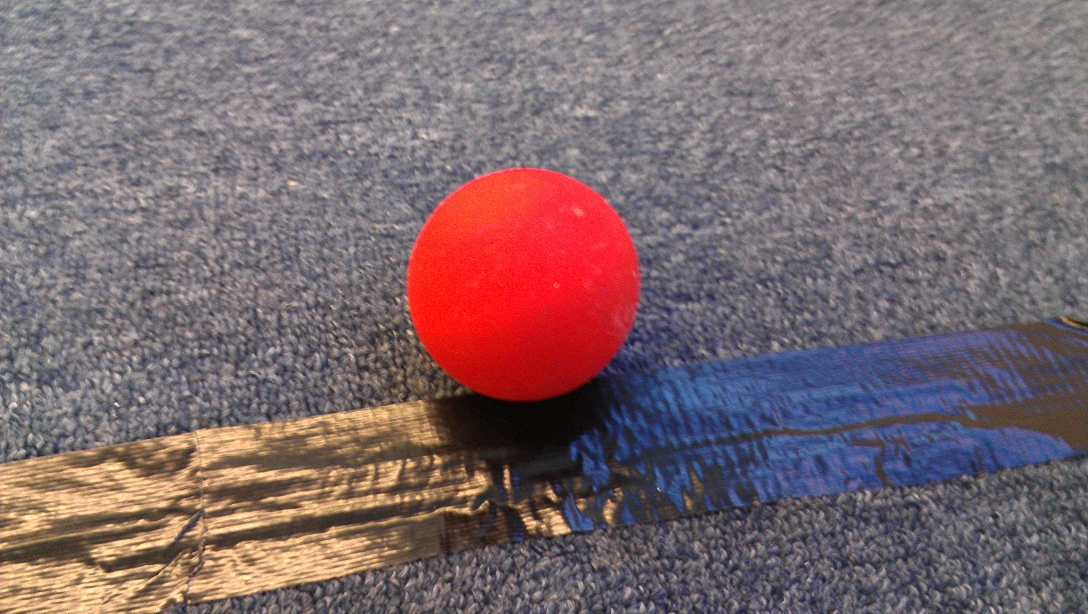
#> input picture reference_images/2013-01-07 14.46.51.jpg, 3264 x 1840 px (shown at 1/3 size)
$ python cvTest.py '../reference_images/2013-01-07 14.46.51.jpg'   (Python 2 division)
#> lines starting #> are read from the running program, lines starting #| are printed output that depends on the picture; after the words box and inside, x2 and y2 are one past the last pixel; in counts of white or black regions, pixels touching at a corner belong together
#> further down, img is the input picture: shape (1840, 3264, 3); mean B, G, R 109.3, 105.3, 124.7
#!/usr/bin/python

#intended to be run as `python ctTest.py ../reference_images/*`

import cv2
import sys
import math
import numpy
import time

redHue = 0
redHueMin = 170
redHueMax = 15
redSat = 255
redVal = 255

greenHue = 60
greenHueMin = 45
greenHueMax = 75
greenSat = 255
greenVal = 255

def distFromColor(distImg, maskedDistImg, mask, binImg, distThreshold, hue, sat, val, colorHue, colorSat, colorVal, hueWeight=1, satWeight=1, valWeight=1):
	if distImg  == None or distImg.shape != hue.shape:
		distImg = numpy.zeros(hue.shape, numpy.uint8)
	if maskedDistImg == None or maskedDistImg.shape!=hue.shape:
		maskedDistImg = numpy.zeros(hue.shape, numpy.uint8)
	if binImg == None or binImg.shape!=hue.shape:
		binImg = numpy.zeros(hue.shape, numpy.uint8)
	#distance = weighted average of dhue**2, dsat**2, dval**2
	scale = 1.0/(hueWeight + satWeight + valWeight)
	hueWeight *= scale
	satWeight *= scale
	valWeight *= scale
	hi = hue.item
	si = sat.item
	vi = val.item
	mi = mask.item
	di = distImg.itemset
	for row in xrange(0,distImg.shape[0]):
		for col in xrange(0,distImg.shape[1]):
			if mi(row, col) != 0:
				di((row, col), 255)
			else:
				h = hi(row, col) - colorHue
				s = si(row, col) - colorSat
				v = vi(row, col) - colorVal
				if h < -90:
					h+=180
				elif h > 90:
					h-=180
				di((row, col), math.sqrt(h*h*hueWeight + s*s*satWeight + v*v*valWeight))
	cv2.max(distImg, mask, maskedDistImg)
	cv2.threshold(maskedDistImg, distThreshold, 255, cv2.THRESH_BINARY_INV, binImg)
	return distImg, maskedDistImg, binImg


def mouseListener(event, x, y, flags, img):
	if event==cv2.EVENT_LBUTTONDOWN:
		print "Click at (" + str(x) + ", " + str(y) + "):\tValue " + str(img[y, x])

# [4 lines left out: function displayImage, not called in this run]

def getHSV(img, hsv=None, hue=None, sat=None, val=None):
	if hsv == None or hsv.shape!=img.shape:
		hsv = numpy.zeros(img.shape, numpy.uint8)
	if hue == None or hue.shape!=img.shape:
		hue = numpy.zeros(img.shape[:2], numpy.uint8)
	if sat == None or sat.shape!=img.shape:
		sat = numpy.zeros(img.shape[:2], numpy.uint8)
	if val == None or val.shape!=img.shape:
		val = numpy.zeros(img.shape[:2], numpy.uint8)
	cv2.cvtColor(img, cv2.COLOR_BGR2HSV, hsv)
	cv2.split(hsv, (hue, sat, val))
#> hsv: shape (184, 326, 3); mean H, S, V 104.4, 54.7, 132.3
	return (hsv, hue, sat, val)

def genColorMask(hue, colorHueMin, colorHueMax, colorMask=None, colorMask1=None, colorMask2=None):
	if colorMask1 == None or colorMask1.shape!=hue.shape:
		colorMask1 = numpy.zeros(hue.shape, numpy.uint8)
	if colorMask2 == None or colorMask2.shape!=hue.shape:
		colorMask2 = numpy.zeros(hue.shape, numpy.uint8)
	if colorMask == None or colorMask.shape!=hue.shape:
		colorMask  = numpy.zeros(hue.shape, numpy.uint8)
	cv2.threshold(hue, colorHueMin, 255, cv2.THRESH_BINARY_INV, colorMask1)
	cv2.threshold(hue, colorHueMax, 255, cv2.THRESH_BINARY, colorMask2)
	if colorHueMin > colorHueMax: #hue wraps around; in this case we want the AND of the two masks
		cv2.min(colorMask1, colorMask2, colorMask)
	else: #min < max --> we want the OR of the two masks
		cv2.max(colorMask1, colorMask2, colorMask)
	return (colorMask, colorMask1, colorMask2)

def findBalls(img, hsv, hue, sat, val, colorDist, colorMaskedDist, colorImg, colorMask, colorMask1, colorMask2, distThreshold, minArea, colorHue, colorHueMin, colorHueMax, colorSat, colorVal, windowNamePrefix="", debug=True):
	#require that the hue is <color>; note that this mask has 0 for <color> pixels and 255 for non-<color>
	colorMask, colorMask1, colorMask2 = genColorMask(hue, colorHueMin, colorHueMax, colorMask, colorMask1, colorMask2);
	if debug:
		displayImage(windowNamePrefix + "mask", colorMask)

	#Threshold for sufficiently small <color> distance
	colorDist, colorMaskedDist, colorImg = distFromColor(colorDist, colorMaskedDist, colorMask, colorImg, distThreshold, hue, sat, val, colorHue, colorSat, colorVal, 2, 1, 0);
	if debug:
		displayImage(windowNamePrefix + "dist", colorDist)
		displayImage(windowNamePrefix + "masked dist", colorMaskedDist)
		displayImage(windowNamePrefix + "binary by hue", colorImg);

	#Find blobs in <color> image
	contours, hierarchy = cv2.findContours(colorImg, cv2.RETR_EXTERNAL, cv2.CHAIN_APPROX_SIMPLE);
	nextLargest = None
	nextArea = 0
	index = 0
	balls = []
	for contour in contours:
		area = cv2.contourArea(contour)
		if area > minArea:
			(x,y), radius = cv2.minEnclosingCircle(contour)
			angle = 78 * (x-img.shape[0]/2) / img.shape[0]
			balls.append( (angle, x, y, radius, area, contour) )
			if debug:
				print angle
				print area
				cv2.circle(img,(int(x),int(y)), int(radius), (255,0,0), 3)
		elif area>nextArea:
			nextArea = area
			nextLargest = index
		index += 1
	if debug:
		if nextArea>0:
			print "Next largest: "+str(nextArea)
			cv2.drawContours(img, contours, nextLargest, (0,255,0), 3)
		print "-------------------------------"
		displayImage("ball detection", img)
	return colorDist, colorMaskedDist, colorImg, colorMask, colorMask1, colorMask2, balls

# [45 lines left out: function findYellowWalls, not called in this run]


def processImg(img, hsv, hue, sat, val, colorDist, colorMaskedDist, colorImg, colorMask, colorMask1, colorMask2, distThreshold, minArea, debug=False):
	#get HSV channels
	hsv, hue, sat, val = getHSV(img, hsv, hue, sat, val);
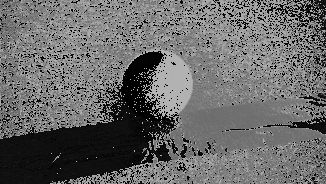
#> hue: shape (184, 326); min 0, max 179, mean 104.4
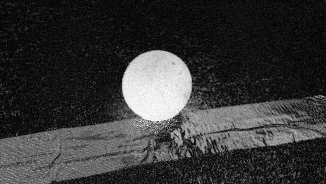
#> sat: shape (184, 326); min 0, max 255, mean 54.7
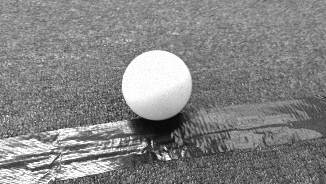
#> val: shape (184, 326); min 4, max 255, mean 132.3
	if debug:
		displayImage("hue", hue)
		displayImage("sat", sat)
		displayImage("val", val)

	redBalls = greenBalls = None
	#find red balls
	#redBalls = greenBalls = None
	colorDist, colorMaskedDist, colorImg, colorMask, colorMask1, colorMask2, redBalls = findBalls(img, hsv, hue, sat, val, colorDist, colorMaskedDist, colorImg, colorMask, colorMask1, colorMask2, distThreshold, minArea, redHue, redHueMin, redHueMax, redSat, redVal, "red", debug)
#> in findBalls, `colorMask, colorMask1, colorMask2 = genColorMask(hue, colorHueMin, col..`:
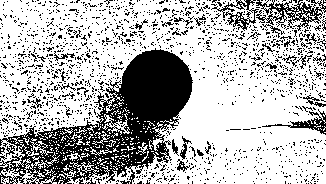
#> colorMask: shape (184, 326); 70.3% white; 1588 black regions (1547 under 20 px), largest, box (x1, y1, x2, y2) and area: (0, 48, 193, 184) 10406, (256, 0, 326, 31) 813, (211, 0, 259, 31) 413
#> in findBalls, `colorMask, colorMask1, colorMask2 = genColorMask(hue, colorHueMin, col..`:
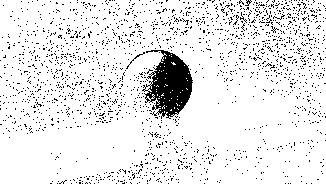
#> colorMask1: shape (184, 326); 90.9% white; 1915 black regions (1913 under 20 px), largest, box (x1, y1, x2, y2) and area: (142, 50, 193, 119) 1990, (126, 52, 145, 69) 32
#> in findBalls, `colorMask, colorMask1, colorMask2 = genColorMask(hue, colorHueMin, col..`: colorMask2: shape (184, 326); 79.4% white; black in thin lines or dots
#> in distFromColor, `cv2.threshold(maskedDistImg, distThreshold, 255, cv2.THRESH_BINARY_INV..`:
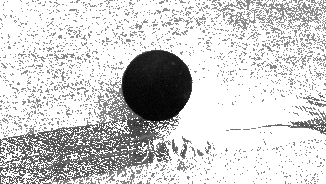
#> maskedDistImg: shape (184, 326); min 0, max 255, mean 207.2
#> in findBalls, `colorDist, colorMaskedDist, colorImg = distFromColor(colorDist, colorM..`:
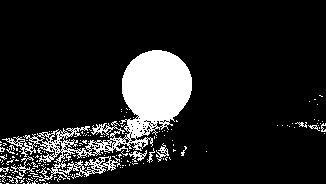
#> colorImg: shape (184, 326); 12.8% white; 171 white regions (159 under 20 px)
#> in findBalls, `contours, hierarchy = cv2.findContours(colorImg, cv2.RETR_EXTERNAL, cv..`: contours = 171 contours, 167 with area under 20; largest, box (x1, y1, x2, y2) and area: (2, 50, 192, 182) 6454, (129, 150, 147, 162) 62, (156, 143, 169, 162) 50, (11, 156, 35, 174) 42
#> the loop in findBalls, `for contour in contours:` made 171 passes
#> (area, x, y, radius, angle) on pass 171: (6454.5, 95.66, 105.4, 99.49, 1.55)
#> (area, nextArea) on passes 75, 94: (42.5, 42.5), (62, 62)
#> after the loop in findBalls, `for contour in contours:`: balls = 1 item; index = 171; nextArea = 62; nextLargest = 93
#> redBalls = 1 item


	#find green balls
	colorDist, colorMaskedDist, colorImg, colorMask, colorMask1, colorMask2, greenBalls = findBalls(img, hsv, hue, sat, val, colorDist, colorMaskedDist, colorImg, colorMask, colorMask1, colorMask2, distThreshold, minArea, greenHue, greenHueMin, greenHueMax, greenSat, greenVal, "green", debug)

	#find the yellow wall(s)
	walls = findYellowWalls(img, hsv, hue, sat, val, True)

	return hsv, hue, sat, val, colorDist, colorMaskedDist, colorImg, colorMask, colorMask1, colorMask2, redBalls, greenBalls

if __name__ == '__main__':
	hsv = hue = sat = val = redDist = redMaskedDist = redImg = redMask = redMask1 = redMask2 = None
	if len(sys.argv) > 1: #read images from files listed on the command line
		distThreshold = 90 # empirically determined; works pretty well for reference images
		minArea = 100 # empirically determined; works pretty well for reference images
		for fileName in sys.argv[1:]:
			#load image and shrink to a reasonable size
			img = cv2.imread(fileName)
			startTime = time.time()
			smallImg = cv2.resize(img, None, None, .1, .1)

#> (the run stopped early here; a loop or call above may not have finished)

$ run again, on reference_images/2013-01-07 14.47.00.jpg
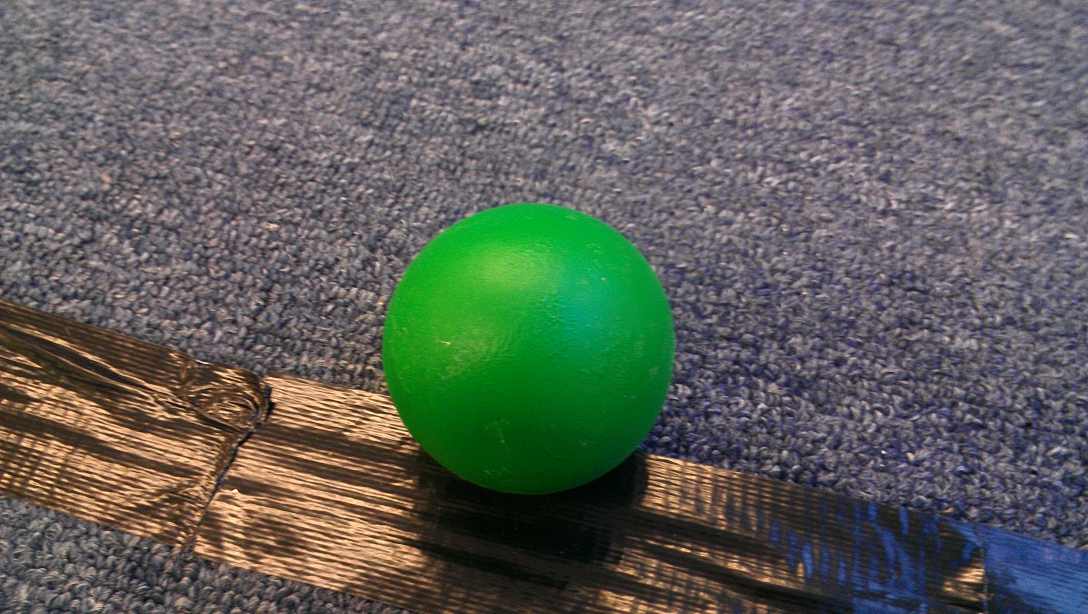
#> input picture reference_images/2013-01-07 14.47.00.jpg, 3264 x 1840 px (shown at 1/3 size)
#> img is the input picture: shape (1840, 3264, 3); mean B, G, R 91.2, 97.9, 94.8
#> hsv: shape (184, 326, 3); mean H, S, V 98.2, 70.1, 111.6
#> in findBalls, `colorMask, colorMask1, colorMask2 = genColorMask(hue, colorHueMin, col..`:
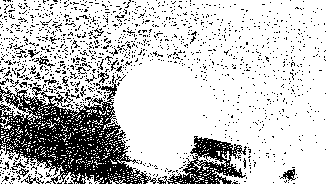
#> colorMask: shape (184, 326); 78% white; black in thin lines or dots
#> colorMask1: shape (184, 326); 96.1% white; black in thin lines or dots
#> colorMask2: shape (184, 326); 81.9% white; black in thin lines or dots
#> in findBalls, `colorDist, colorMaskedDist, colorImg = distFromColor(colorDist, colorM..`:
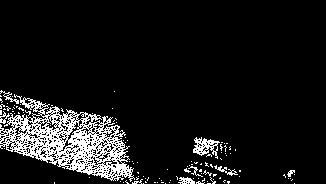
#> colorImg: shape (184, 326); 9.3% white in thin lines or dots, all inside (x1, y1, x2, y2) = (0, 90, 295, 184)
#> contours = 113 contours, 106 with area under 20; largest, box (x1, y1, x2, y2) and area: (0, 94, 135, 182) 6027, (193, 137, 220, 159) 276, (178, 177, 195, 184) 60, (0, 111, 10, 124) 42, (214, 165, 238, 176) 40, (0, 90, 19, 104) 40, (287, 170, 295, 177) 20
#> the loop in findBalls, `for contour in contours:` made 113 passes
#> (area, x, y, radius, angle) on passes 82, 111: (275.5, 205.5, 148.4, 14.92, 48.13), (6027, 71.99, 139.3, 73.61, -8.48)
#> after the loop in findBalls, `for contour in contours:`: balls = 2 items; index = 113; nextArea = 60; nextLargest = 31
#> redBalls = 2 items

$ run again, on reference_images/2013-01-07 14.47.11.jpg
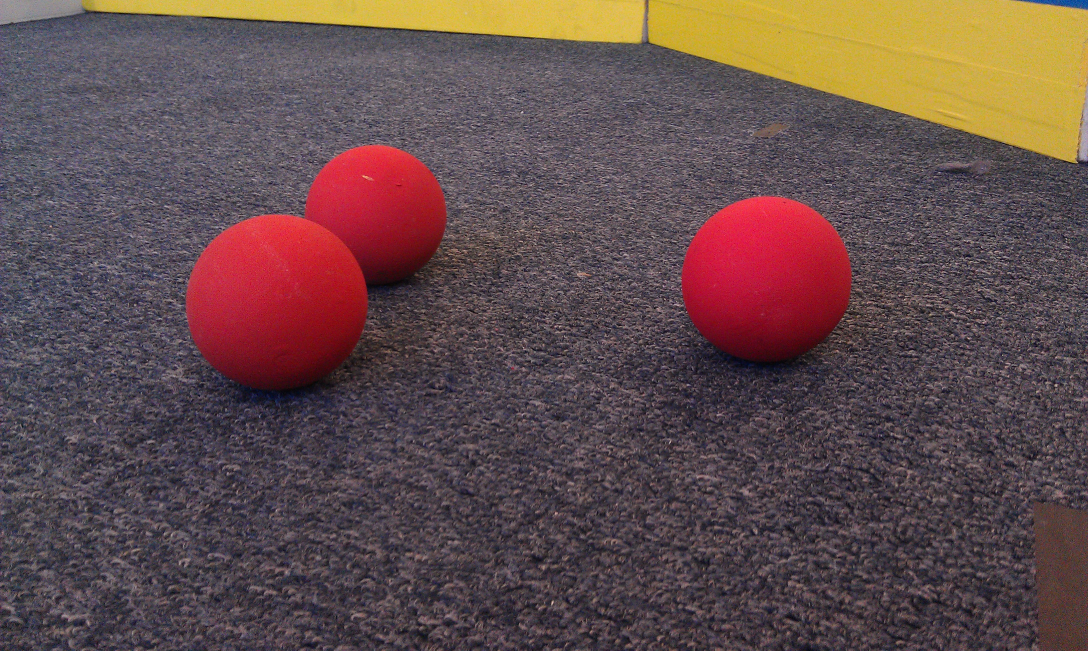
#> input picture reference_images/2013-01-07 14.47.11.jpg, 3264 x 1952 px (shown at 1/3 size)
#> img is the input picture: shape (1952, 3264, 3); mean B, G, R 76.6, 76.9, 98.9
#> hsv: shape (195, 326, 3); mean H, S, V 123.4, 70.1, 102.8
#> in findBalls, `colorMask, colorMask1, colorMask2 = genColorMask(hue, colorHueMin, col..`:
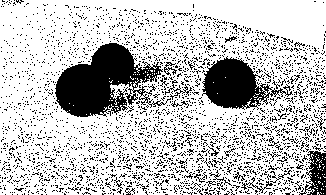
#> colorMask: shape (195, 326); 75.8% white; 2831 black regions (2797 under 20 px), largest, box (x1, y1, x2, y2) and area: (55, 43, 171, 117) 4519, (202, 56, 293, 110) 2437, (299, 151, 326, 195) 623
#> colorMask1: shape (195, 326); 84.4% white; 2647 black regions (2641 under 20 px), largest, box (x1, y1, x2, y2) and area: (55, 43, 137, 117) 3249, (202, 56, 259, 109) 2022, (309, 167, 319, 178) 30, (128, 89, 136, 105) 28, (119, 93, 127, 105) 25, (184, 84, 189, 96) 21
#> colorMask2: shape (195, 326); 91.4% white; black in thin lines or dots
#> in findBalls, `colorDist, colorMaskedDist, colorImg = distFromColor(colorDist, colorM..`:
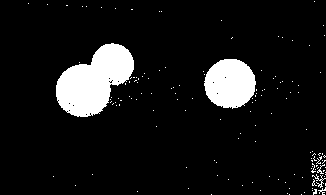
#> colorImg: shape (195, 326); 9.2% white; 144 white regions (139 under 20 px)
#> contours = 144 contours, 142 with area under 20; largest, box (x1, y1, x2, y2) and area: (56, 43, 134, 117) 3417, (204, 59, 256, 109) 1930
#> the loop in findBalls, `for contour in contours:` made 144 passes
#> (area, x, y, radius, angle) on passes 124, 126: (1929.5, 229.7, 83.7, 25.83, 53.07), (3417, 94.5, 78.5, 43.98, -1)
#> after the loop in findBalls, `for contour in contours:`: balls = 2 items; index = 144; nextArea = 15; nextLargest = 27
#> redBalls = 2 items

$ run again, on reference_images/2013-01-07 14.47.14.jpg
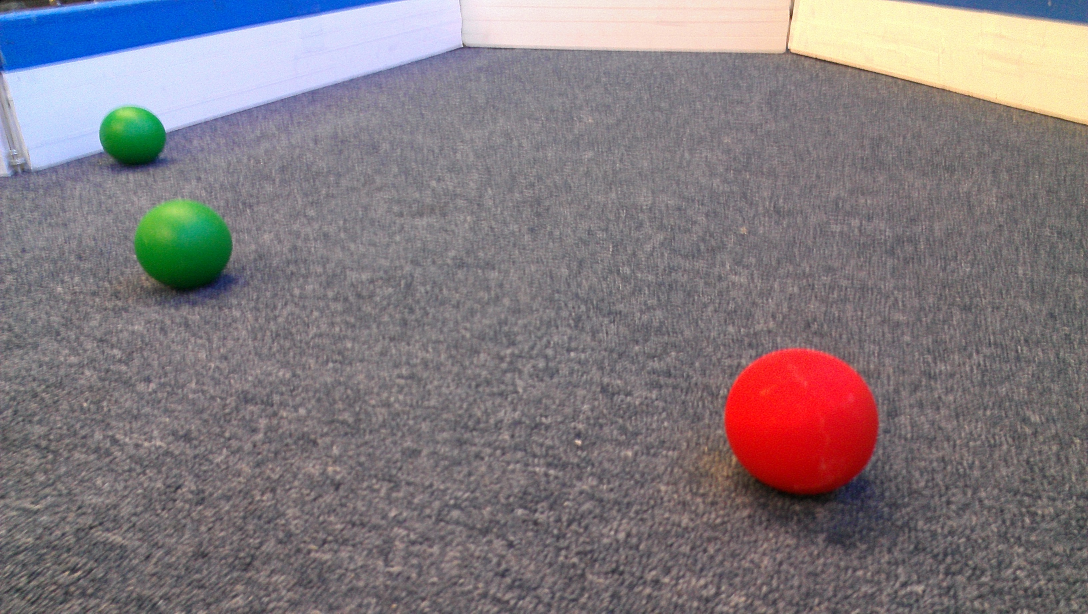
#> input picture reference_images/2013-01-07 14.47.14.jpg, 3264 x 1840 px (shown at 1/3 size)
#> img is the input picture: shape (1840, 3264, 3); mean B, G, R 127.2, 122.3, 130.5
#> hsv: shape (184, 326, 3); mean H, S, V 114.7, 36.7, 140.4
#> colorMask: shape (184, 326); 72.3% white; 1504 black regions (1440 under 20 px), largest, box (x1, y1, x2, y2) and area: (190, 76, 326, 184) 4881, (144, 0, 326, 107) 3400, (41, 130, 105, 181) 654
#> colorMask1: shape (184, 326); 88.8% white; black in thin lines or dots
#> colorMask2: shape (184, 326); 83.5% white; black in thin lines or dots
#> in findBalls, `colorDist, colorMaskedDist, colorImg = distFromColor(colorDist, colorM..`:
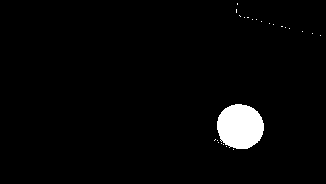
#> colorImg: shape (184, 326); 2.8% white; 24 white regions (23 under 20 px)
#> contours = 24 contours, 23 with area under 20; largest, box (x1, y1, x2, y2) and area: (217, 104, 264, 149) 1604
#> the loop in findBalls, `for contour in contours:` made 24 passes
#> (area, x, y, radius, angle) on pass 8: (1603.5, 239.6, 126.7, 23.7, 62.57)
#> after the loop in findBalls, `for contour in contours:`: balls = 1 item; index = 24; nextArea = 0
#> redBalls = 1 item
